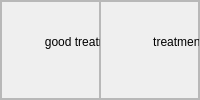
                            <widget class="QFrame" name="frame_81">
                             <property name="frameShape">
                              <enum>QFrame::StyledPanel</enum>
                             </property>
                             <property name="frameShadow">
                              <enum>QFrame::Raised</enum>
                             </property>
                             <layout class="QHBoxLayout" name="horizontalLayout_11">
                              <property name="spacing">
                               <number>0</number>
                              </property>
                              <property name="leftMargin">
                               <number>0</number>
                              </property>
                              <property name="topMargin">
                               <number>0</number>
                              </property>
                              <property name="rightMargin">
                               <number>0</number>
                              </property>
                              <property name="bottomMargin">
                               <number>0</number>
                              </property>
                              <item>
                               <widget class="QFrame" name="frame_101">
                                <property name="frameShape">
                                 <enum>QFrame::StyledPanel</enum>
                                </property>
                                <property name="frameShadow">
                                 <enum>QFrame::Raised</enum>
                                </property>
                                <widget class="QLabel" name="label_101">
                                 <property name="geometry">
                                  <rect>
                                   <x>0</x>
                                   <y>30</y>
                                   <width>221</width>
                                   <height>21</height>
                                  </rect>
                                 </property>
                                 <property name="styleSheet">
                                  <string notr="true">font: 63 14pt &quot;Segoe UI Semibold&quot;;</string>
                                 </property>
                                 <property name="text">
                                  <string>good treatment response</string>
                                 </property>
                                 <property name="alignment">
                                  <set>Qt::AlignCenter</set>
                                 </property>
                                </widget>
                               </widget>
                              </item>
                              <item>
                               <widget class="QFrame" name="frame_102">
                                <property name="frameShape">
                                 <enum>QFrame::StyledPanel</enum>
                                </property>
                                <property name="frameShadow">
                                 <enum>QFrame::Raised</enum>
                                </property>
                                <widget class="QLabel" name="label_102">
                                 <property name="geometry">
                                  <rect>
                                   <x>10</x>
                                   <y>30</y>
                                   <width>191</width>
                                   <height>21</height>
                                  </rect>
                                 </property>
                                 <property name="styleSheet">
                                  <string notr="true">font: 63 14pt &quot;Segoe UI Semibold&quot;;</string>
                                 </property>
                                 <property name="text">
                                  <string>treatment refractory</string>
                                 </property>
                                 <property name="alignment">
                                  <set>Qt::AlignCenter</set>
                                 </property>
                                </widget>
                               </widget>
                              </item>
                             </layout>
                            </widget>
